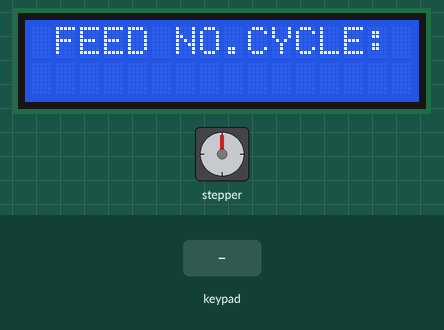
A sketch run on a simulated Arduino Uno, built with avr-gcc and run on an emulated ATmega328P. Shown: stepper motor, 16×2 character LCD. Wiring (inferred from the names in the program): stepper motor driver (200 steps per turn assumed): step pin 11; direction pin 10. Inputs (shaded band) come from the test bench.

Above: at 5.2 s.
5.3 s: keypad keys 1 3 9 7 pressed 0.4 s apart
At 6.6 s:
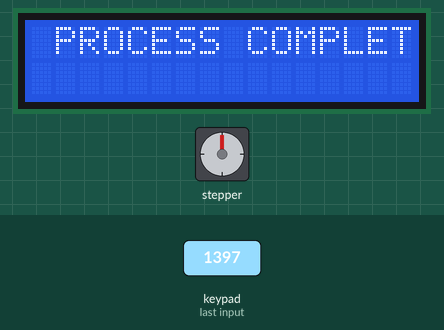
8.8 s: key '1' pressed
At 12.6 s:
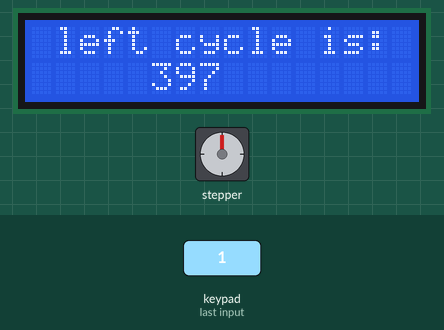
Timing chart, 0 to 26.8 s (numbered marks = the images above; inputs shaded):
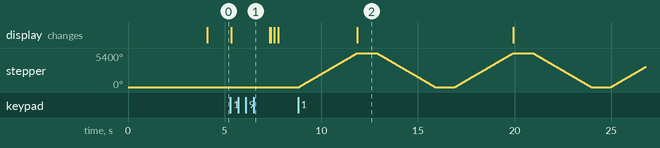

The sketch:

MAIN_PROJECT.ino
```cpp
#include <Keypad.h>
#include <Wire.h>
#include <LiquidCrystal_I2C.h>
LiquidCrystal_I2C lcd(0x27, 16, 2);  // set the LCD address to 0x27 for a 16 chars and 2 line display
long first = 0;
char customKey;
const byte ROWS = 4;  //four rows
const byte COLS = 3;  //three columns

#define stepPin 11
#define dirPin 10
int distance = 200*15;

char keys[ROWS][COLS] = {
  { '1', '2', '3' },
  { '4', '5', '6' },
  { '7', '8', '9' },
  { '*', '0', '#' }
};

byte rowPins[ROWS] = { 2, 3, 4, 5 };  //connect to the row pinouts of the keypad
byte colPins[COLS] = { 6, 7, 8 };     //connect to the column pinouts of the keypad

Keypad customKeypad = Keypad(makeKeymap(keys), rowPins, colPins, ROWS, COLS);

void setup() {
  Serial.begin(9600);
  pinMode(stepPin, OUTPUT);
  pinMode(dirPin, OUTPUT);
  lcd.init();  // initialize the lcd
  lcd.backlight();
  lcd.setCursor(1, 0);
  lcd.print(" THERM0 CYCLER");
  delay(4 * 1000);
  lcd.clear();
  // lcd.clear();
}
// void MOTOR() {
//   // put your main code here, to run repeatedly:
// lcd.clear();
//   // lcd.setCursor(1, 0);
//   // lcd.print(first);
//   // delay(1000);
//   digitalWrite(dirPin, HIGH);

//   for (int x = 0; x < distance; x++) {
//     digitalWrite(stepPin, HIGH);
//     delayMicroseconds(500);
//     digitalWrite(stepPin, LOW);
//     delayMicroseconds(500);
//   }
//   delay(1000);

//   ///
//   digitalWrite(dirPin, LOW);

//   for (int x = 0; x < distance; x++) {
//     digitalWrite(stepPin, HIGH);
//     delayMicroseconds(500);
//     digitalWrite(stepPin, LOW);
//     delayMicroseconds(500);
//   }
//   delay(1000);
// }


void loop() {
  lcd.setCursor(1, 0);
  lcd.print("FEED NO.CYCLE: ");
  customKey = customKeypad.getKey();
  switch (customKey) {
    case '2' ... '9':
      first = first * 10 + (customKey - '0');
      lcd.clear();
      lcd.setCursor(1, 0);
      lcd.print("FEED NO.CYCLE: ");
      lcd.setCursor(9, 1);
      lcd.print(first);
      break;

    case '1':
      while (first) {
        lcd.clear();
        lcd.setCursor(1, 0);
        lcd.print("left cycle is:");
        lcd.setCursor(5, 1);
        lcd.print(first);
        {
          digitalWrite(dirPin, HIGH);

          for (int x = 0; x < distance; x++) {
            digitalWrite(stepPin, HIGH);
            delayMicroseconds(500);
            digitalWrite(stepPin, LOW);
            delayMicroseconds(500);
          }
          delay(1000);

          ///
          digitalWrite(dirPin, LOW);

          for (int x = 0; x < distance; x++) {
            digitalWrite(stepPin, HIGH);
            delayMicroseconds(500);
            digitalWrite(stepPin, LOW);
            delayMicroseconds(500);
          }
          delay(1000);
        }
        first--;
        // lcd.print(first);
      }
      lcd.clear();
      lcd.setCursor(1, 0);
      lcd.print("PROCESS COMPLETED.. ");
      delay(2000);
      break;
  }
}
```

Measured:
- after the input at 5.3 s, the display: changes at once (image 1)
- after the input at 8.8 s, stepper: turns 5400° clockwise in 3.0 s, then 5400° counter-clockwise in 3.0 s, then 5400° clockwise in 3.0 s, then 5400° counter-clockwise in 3.0 s, and so on; the display: changes after 3.1 s (image 2)
